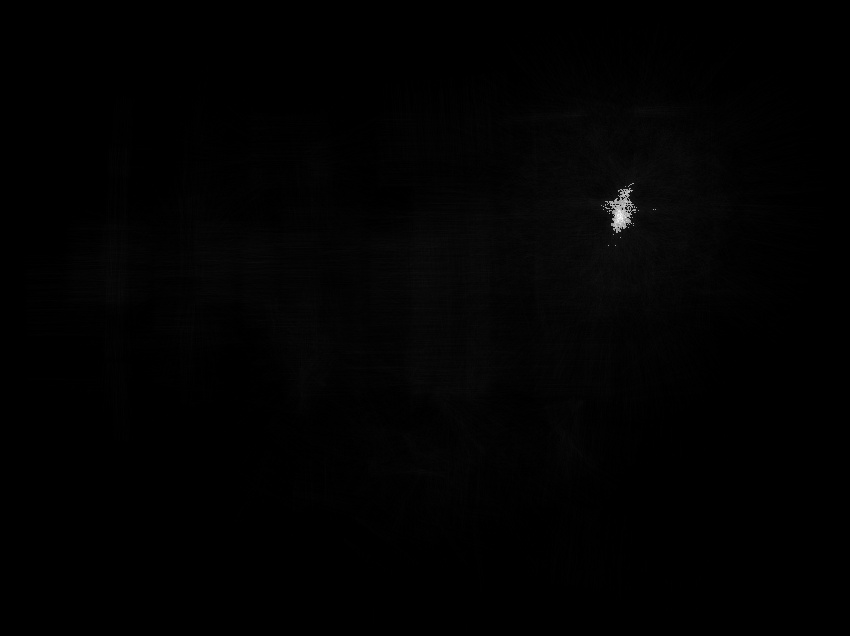
//> input picture Image Processing/Lab 4 - Summative 3/DartBoxes/HOUGH               8:20000.jpg, 850 x 636 px
$ ./dartboard_classifier 'DartBoxes/HOUGH               8:20000.jpg'   (built with g++ and OpenCV 4)
//> lines starting //> are read from the running program, lines starting //| are printed output that depends on the picture; after the words box and inside, x2 and y2 are one past the last pixel; in counts of white or black regions, pixels touching at a corner belong together
#include <stdlib.h>
#include "opencv2/objdetect/objdetect.hpp"
#include "opencv2/opencv.hpp"
#include "opencv2/core/core.hpp"
#include "opencv2/highgui/highgui.hpp"
#include "opencv2/imgproc/imgproc.hpp"
#include <iostream>
#include <stdio.h>
#include <string.h>
#include <string>

// These are not parameters:
#define MAX_IMAGE_NAME_LENGTH      400 // This should not be touched.
#define COLOUR                     1
#define BW                         0
#define PI                         3.14159265358
#define MAX_DOUBLE                 1000000.0
#define SMALLEST_AREA              10000000
#define MAX_COMPARISON_NUMBER      1000000.0

// These are parameters:
#define SMALLEST_CIRCLE_WIDTH      4
#define LARGEST_CIRCLE_WIDTH       1
#define MAGNITUDE_THRESHOLD        120.0
#define SCALINGFACTOR              1.20
#define HOUGH_THRESHOLD            95
#define HOUGH_LINE_THRESHOLD       40
#define INTERSECTION_MINIMUM       55
#define X_CIRCLE_PROXIMITY         130
#define Y_CIRCLE_PROXIMITY         130
#define DIMINISH                   0.58
#define VIOLA_SCALING_AMOUNT       1.1
#define GROUND_TRUTH_THRESHOLD     0.45
#define ELLIPSE_FAC                2.0
#define ELLIPSE_HIGH               170
#define ELLIPSE_LOW                10
#define REDUCTION_PARAMETER        7

#define PERCENT_OF_BOARD_IS_CIRCLE 0.32
#define PERCENT_OF_CIRCLE_IN_BOARD 0.65

#define WEIGHTINTERSECTION         17
#define WEIGHTAREA                 5
#define WEIGHT_CENTRED             3
#define FINAL_SCORE_THRESHOLD      5.5
#define I_COUNT_THRESHOLD          4
#define IS_DIST_CLOSE              2.0
#define DIST_FAR                   0.5

typedef struct {

    int img_id;
    int number_of_db;
    int *x_end;
    int *y_end;
    int *x_start;
    int *y_start;

} ground_truth;

using namespace cv;

typedef struct {
    int x_coord;
    int y_coord;
    int radius;
} circle_object;

typedef struct {
    int x_coord;
    int y_coord;
    int number_of_intersections;
} intersection;


typedef struct {

    float           area_with_circle;
    circle_object  *circle_covering;
    intersection   *intersections;
    int             index_of_highest_intersection;
    int             is_candidate;
    int             i_count;
    float           score;

} box;

String cascade_name = "NegativeImages/dartcascade/cascade.xml";
CascadeClassifier cascade;

// using namespace std;
void convolve                               ( Mat &original_image, Mat &kernel, Mat &output_image );
void convolveEdgeXDerivative                ( Mat &input_image, Mat &output_image );
void convolveEdgeYDerivative                ( Mat &input_image, Mat &output_image );
void sobel                                  ( Mat &input_image, Mat &x_derivative, Mat &y_derivative, Mat &magnitude, Mat &gradient_direction_image, Mat &magnitude_thresholded);
void calculateMagnitudeImage                ( Mat &x_derivative, Mat &y_derivative, Mat &magnitude );
void calculateDirectionOfGradient           ( Mat &x_derivative, Mat &y_derivative, Mat &direction );
void thresholdFloatImage                    ( Mat &input_image, float threshold, Mat &output_image );
circle_object *hough_circles                ( Mat &thresholded_magnitude_image, Mat &gradient_direction_image, Mat &input_image, int min_radius, int max_radius, int iteration, int *number_of_circles );
void scaleFloatImage                        ( Mat &image, Mat &scaled_image );
void findLargestCircleRadius                ( std::vector<Rect> dart_squares, int* radii_tuple );
void deleteOutsideOfRectangle               ( std::vector<Rect> dart_squares, Mat &input_image, Mat &deleted_non_darts, float factor );
void wr_image                               ( const char *folder_name, Mat &image, int img_id );
void get_truth                              ( ground_truth *darts );
void free_darts                             ( ground_truth *darts );
intersection *houghSpaceLineIntersection    ( Mat &magnitude_image, int *intersection_count );
float findLargestMatrixValue                ( Mat &image );
float findSmallestMatrixValue               ( Mat &image );
float circleDartBoard                       ( std::vector<Rect> dart_squares, int iteration, circle_object *circles, int iteration_circ, Mat &image, int flag );
float f1_Score                              ( std::vector<Rect> viola_squares, Mat &input_image, ground_truth *darts, int *TP, box *dart_boxes, int *number_of_size);
Mat divide                                  ( std::vector<Rect> dart_squares , Mat input_image, int iteration);
Mat rd_image                                ( const char *folder_name, int img_id, int col );
std::vector<Rect> violaJonesDarts           ( Mat &frame );
int isCentreInCircle                        ( std::vector<Rect> dart_squares, int iteration, circle_object *circles, int iteration_circ, Mat &input_image );
float euclideanDistance                     ( int x_coord_one, int x_coord_two, int y_coord_one, int y_coord_two );
int getHighestIntersectionCount             ( intersection* intersections, int intersection_count, int *index );
int is_removable                            ( circle_object *individual_circle, std::vector<Rect> dart_squares );


int main( int argc, char** argv ) {

    if( !cascade.load( cascade_name ) ) {
        printf("--(!)Error loading\n");
        return -1;
    }

    std::vector<Rect> dart_squares;

    ground_truth darts[16];
    int number_of_circles[1];
    int radii_tuple[2];
    int intersection_count[1];
    int index[1];

    int size = 0;
    int total_TP = 0;
    int total_box = 0;
    int total_dart = 0;
    int number1 = 0;

    get_truth( darts );

    // for(int d_id = 0; d_id < 16; d_id++) {
        // int num = darts[d_id].number_of_db;
        Mat image                = imread( argv[1], 1 );
//> image is the input picture: 636 rows x 850 cols, CV_8UC3; min 0, max 255, mean 1.8
        Mat img                  = imread( argv[1], CV_LOAD_IMAGE_GRAYSCALE );

        Mat x_derivative            ( img.rows, img.cols, CV_32F );
        Mat y_derivative            ( img.rows, img.cols, CV_32F );
        Mat magnitude_image         ( img.rows, img.cols, CV_32F );
        Mat gradient_direction_image( img.rows, img.cols, CV_32F );
        Mat magnitude_thresholded   ( img.rows, img.cols, CV_32F );
        Mat deleted_non_darts       ( img.rows, img.cols, CV_32F );

        sobel( img, x_derivative, y_derivative, magnitude_image, gradient_direction_image, magnitude_thresholded );
//> after the loop in convolve, `for ( int i = 1; i < original_image.rows - 1; i++ )`:
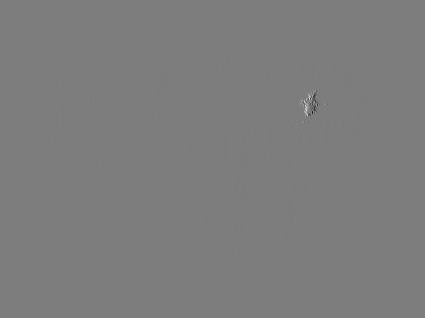
//> output_image: 636 rows x 850 cols, CV_32FC1 (shown at 1/2 size); min -467, max 484, mean 0; drawn with min black and max white
//> after the loop in calculateDirectionOfGradient, `for( int y = 0; y < gradient_image.rows; y++ )`:
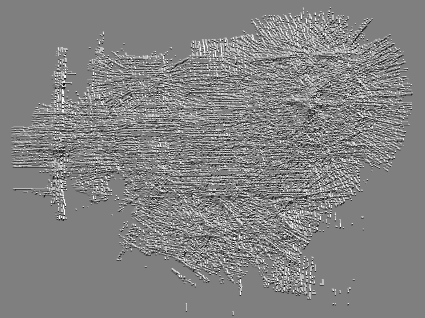
//> gradient_image: 636 rows x 850 cols, CV_32FC1 (shown at 1/2 size); min -3.13, max 3.14, mean 0.0955; drawn with min black and max white
//> the loop in findSmallestMatrixValue, `for( int y = 0; y < image.rows; y++ )` made 636 passes
//> after the loop in findSmallestMatrixValue, `for( int y = 0; y < image.rows; y++ )`: minimum = -467
//> the loop in findLargestMatrixValue, `for( int y = 0; y < image.rows; y++ )` made 636 passes
//> after the loop in findLargestMatrixValue, `for( int y = 0; y < image.rows; y++ )`: maximum = 484
//> in scaleFloatImage, `maximum += abs(minimum);`: maximum = 951
//> the loop in findSmallestMatrixValue (call 2), `for( int y = 0; y < image.rows; y++ )` made 636 passes
//> the loop in findLargestMatrixValue (call 2), `for( int y = 0; y < image.rows; y++ )` made 636 passes

        dart_squares             = violaJonesDarts( img );
//> in violaJonesDarts, `equalizeHist( frame_gray, frame_gray );`:
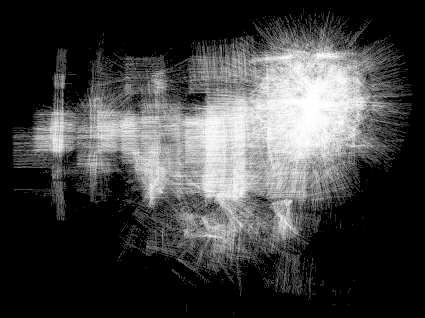
//> frame_gray: 636 rows x 850 cols, CV_8UC1 (shown at 1/2 size); min 0, max 255, mean 65.8
//> in violaJonesDarts, `cascade.detectMultiScale( frame_gray, dart_squares, VIOLA_SCALING_AMOU..`: dart_squares = 46 Rects (x, y, width, height), first 8: [668, 50, 52, 52], [749, 69, 55, 55], [750, 91, 63, 63], [445, 108, 61, 61], [286, 110, 52, 52], [173, 125, 54, 54], [182, 142, 52, 52], [327, 147, 54, 54]
        findLargestCircleRadius( dart_squares, radii_tuple );
//> the loop in findLargestCircleRadius, `for (unsigned int d = 0; d < dart_squares.size(); d++)` made 46 passes
        int min_radius           = radii_tuple[0];
        int max_radius           = radii_tuple[1];
        circle_object *circles   = hough_circles( magnitude_thresholded, gradient_direction_image, img, min_radius, max_radius, 20000, number_of_circles );
//> after the loop in hough_circles, `for( int y = 0; y < row; y++ )`:
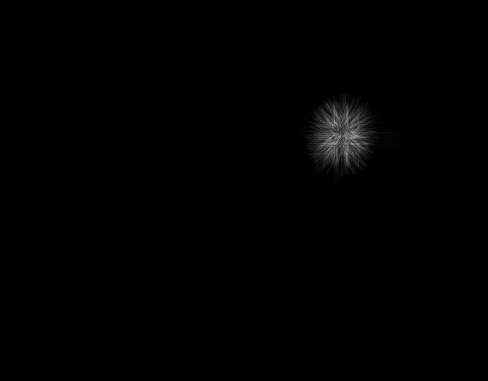
//> flattened_hough_space: 762 rows x 976 cols, CV_32FC1 (shown at 1/2 size); min 0, max 63, mean 0.3; drawn with min black and max white
//> after the loop in hough_circles, `for( int y = 0; y < flattened_hough_space.rows; y++ )`:
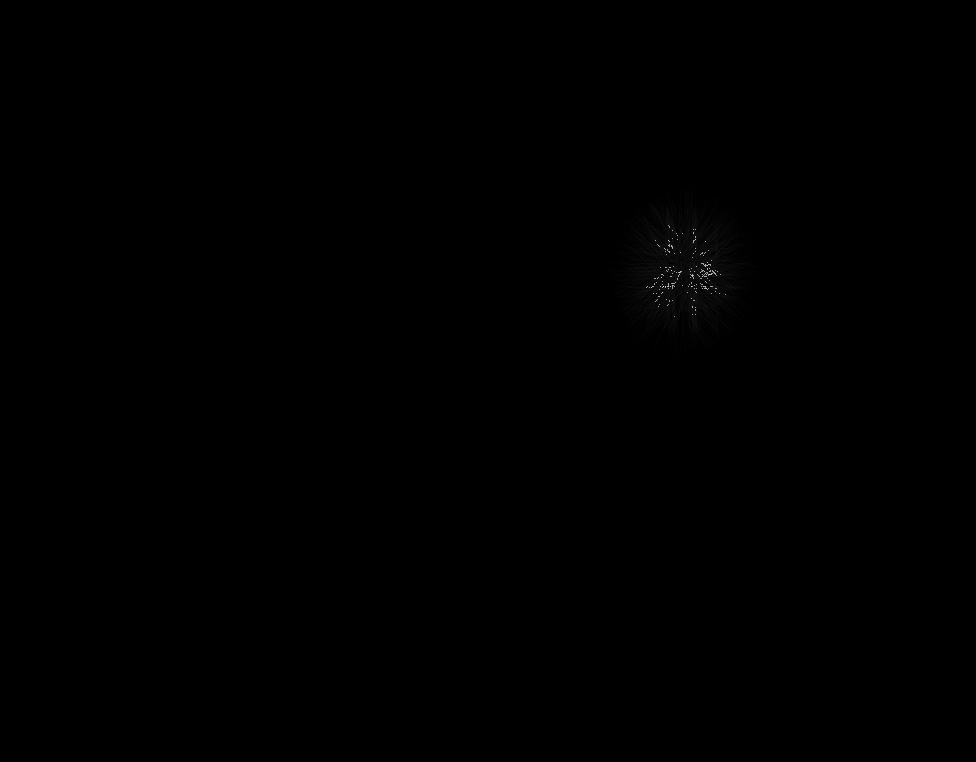
//> flattened_hough_space: 762 rows x 976 cols, CV_32FC1; 2.37% of pixels changed, all inside (x1, y1, x2, y2) = (601, 184, 827, 371); drawn with min black and max white
//> (the rest of the program and of its run is left out)
